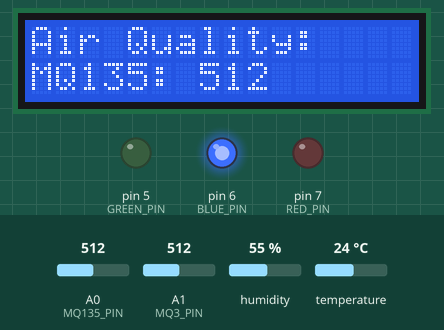
This sketch was run on a simulated Arduino Uno, built with avr-gcc and run on an emulated ATmega328P. On the bench: 16×2 character LCD, output pins drawn as LEDs (lit = HIGH). The inputs (shaded band) are chosen by the test bench; at power-on: A0 (MQ135_PIN) = 512, humidity 55 %, A1 (MQ3_PIN) = 512, temperature 24 °C.

Above: at 3.2 s.
3.3 s: A0 (MQ135_PIN) set to 584
At 10.6 s:
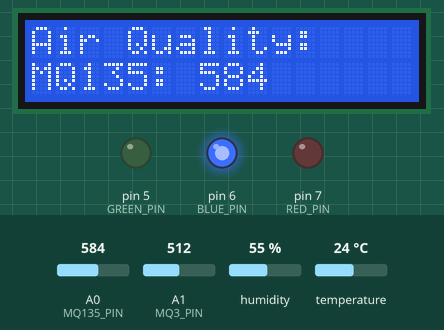
11.5 s: A0 (MQ135_PIN) set to 616
At 13.6 s:
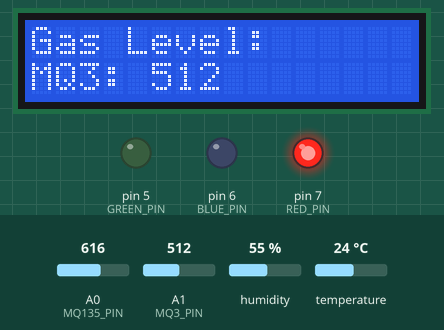
20.5 s: humidity set to 22 %
At 22.9 s:
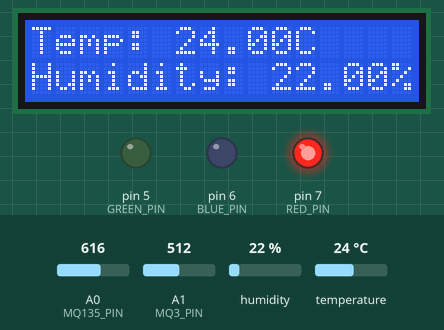
26.5 s: A1 (MQ3_PIN) set to 716
At 35.4 s:
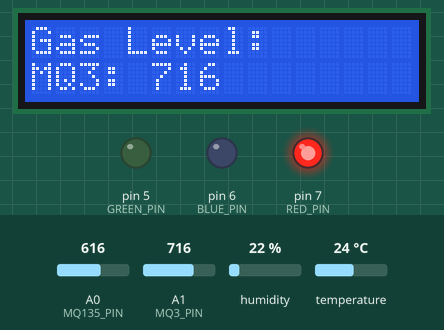
35.5 s: A1 (MQ3_PIN) set to 992
At 42.9 s:
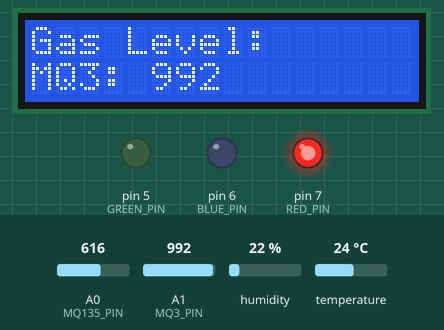
44.0 s: temperature set to 12 °C
At 53.4 s:
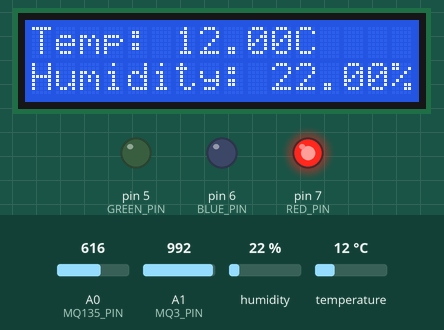
Timing chart, 0 to 54.0 s (numbered marks = the images above; inputs shaded):
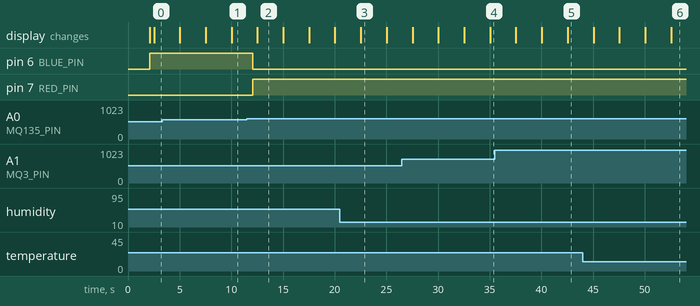

Measured:
- the behaviour switches between 599 and 600 on A0 (MQ135_PIN) (found by bisection; images 1 and 2)
- after the input at 11.5 s, pin 6 (BLUE_PIN): HIGH → LOW after 0.58 s; pin 7 (RED_PIN): LOW → HIGH after 0.58 s
- what the display in image 2 shows lasts 2.5 s, from 12.5 s to 15.0 s

The sketch:

smart_air_gas_monitor.ino
```cpp
/*
  SMART AIR QUALITY & GAS SAFETY MONITOR

  STATUS: Work in progress — sensors and display individually tested.
  Threshold values below are placeholders pending calibration
  (see docs/calibration.md). Bluetooth and relay deferred to future scope
  (see docs/bluetooth-notes.md and README "Future Scope").

  Components: DHT11, MQ135, MQ3, 16x2 I2C LCD (AIP31068, addr 0x3E),
  3 status LEDs (Green/Blue/Red)
*/

#include <DHT.h>
#include <Wire.h>
#include <LiquidCrystal_AIP31068_I2C.h> // adjust include name to match installed library

// ---------- PIN DEFINITIONS ----------
#define DHTPIN 2
#define DHTTYPE DHT11
#define MQ135_PIN A0
#define MQ3_PIN A1
#define GREEN_PIN 5
#define BLUE_PIN 6
#define RED_PIN 7

// ---------- THRESHOLDS (PLACEHOLDER — calibrate per docs/calibration.md) ----------
int MQ135_CAUTION = 300;
int MQ135_DANGER  = 600;
int MQ3_CAUTION   = 300;
int MQ3_DANGER    = 600;

// ---------- OBJECTS ----------
DHT dht(DHTPIN, DHTTYPE);
LiquidCrystal_AIP31068_I2C lcd(0x3E, 16, 2); // adjust constructor to match installed library's API

unsigned long lastReadTime = 0;
unsigned long lastDisplaySwitch = 0;
int displayMode = 0; // 0 = temp/humidity, 1 = air quality, 2 = gas

float temperature = 0, humidity = 0;
int mq135Value = 0, mq3Value = 0;

void setup() {
  Serial.begin(9600);
  dht.begin();

  lcd.init();
  lcd.backlight();
  lcd.print("Initializing...");

  pinMode(GREEN_PIN, OUTPUT);
  pinMode(BLUE_PIN, OUTPUT);
  pinMode(RED_PIN, OUTPUT);

  delay(2000); // let sensors stabilize briefly
  lcd.clear();
}

void loop() {
  if (millis() - lastReadTime > 2000) {
    lastReadTime = millis();
    readSensors();
    evaluateStatus();
  }

  if (millis() - lastDisplaySwitch > 2500) {
    lastDisplaySwitch = millis();
    displayMode = (displayMode + 1) % 3;
    updateLCD();
  }
}

void readSensors() {
  temperature = dht.readTemperature();
  humidity = dht.readHumidity();
  mq135Value = analogRead(MQ135_PIN);
  mq3Value = analogRead(MQ3_PIN);

  if (isnan(temperature) || isnan(humidity)) {
    Serial.println("DHT11 read failed!");
  }
}

void updateLCD() {
  lcd.clear();
  if (displayMode == 0) {
    lcd.setCursor(0, 0);
    lcd.print("Temp: ");
    lcd.print(temperature);
    lcd.print("C");
    lcd.setCursor(0, 1);
    lcd.print("Humidity: ");
    lcd.print(humidity);
    lcd.print("%");
  } else if (displayMode == 1) {
    lcd.setCursor(0, 0);
    lcd.print("Air Quality:");
    lcd.setCursor(0, 1);
    lcd.print("MQ135: ");
    lcd.print(mq135Value);
  } else {
    lcd.setCursor(0, 0);
    lcd.print("Gas Level:");
    lcd.setCursor(0, 1);
    lcd.print("MQ3: ");
    lcd.print(mq3Value);
  }
}

void evaluateStatus() {
  bool danger = (mq135Value >= MQ135_DANGER) || (mq3Value >= MQ3_DANGER);
  bool caution = (mq135Value >= MQ135_CAUTION) || (mq3Value >= MQ3_CAUTION);

  digitalWrite(GREEN_PIN, LOW);
  digitalWrite(BLUE_PIN, LOW);
  digitalWrite(RED_PIN, LOW);

  if (danger) {
    digitalWrite(RED_PIN, HIGH);
  } else if (caution) {
    digitalWrite(BLUE_PIN, HIGH);
  } else {
    digitalWrite(GREEN_PIN, HIGH);
  }
}
```
